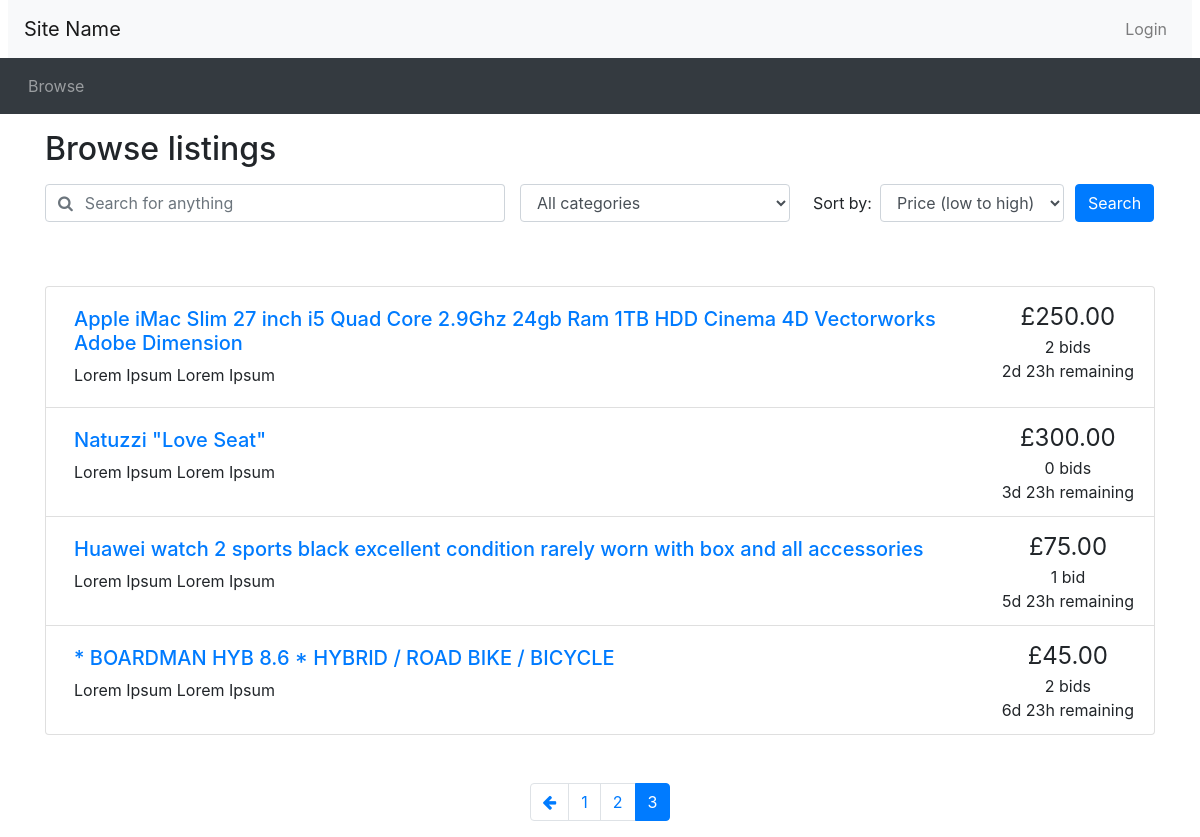
/browse.php?page=3, run on the app's committed database.
### tables this page shows
CREATE TABLE IF NOT EXISTS `listings` (
  `listing_id` int(11) NOT NULL AUTO_INCREMENT,
  `seller_id` int(11) DEFAULT NULL,
  `posttime` datetime NOT NULL,
  `endtime` datetime DEFAULT NULL,
  `itemdescription` text,
  `item_title` text,
  `finished` bit(1) DEFAULT NULL,
  `category` text,
  `reserveprice` decimal(10,2) DEFAULT NULL,
  `startprice` decimal(10,2) DEFAULT NULL,
  PRIMARY KEY (`listing_id`),
  KEY `seller_id` (`seller_id`)
);

### utilities.php (the view)
<?php
function display_time_remaining($interval) {
    if ($interval->days == 0 && $interval->h == 0) {
      $time_remaining = $interval->format('%im %Ss');
    }
    else if ($interval->days == 0) {
      $time_remaining = $interval->format('%hh %im');
    }
    else {
      $time_remaining = $interval->format('%ad %hh');
    }
  return $time_remaining;
}
function print_listing_li($item_id, $title, $desc, $price, $num_bids, $end_time)
{
  if (strlen($desc) > 250) {
    $desc_shortened = substr($desc, 0, 250) . '...';
  }
  else {
    $desc_shortened = $desc;
  }
  if ($num_bids == 1) {
    $bid = ' bid';
  }
  else {
    $bid = ' bids';
  }
  $now = new DateTime();
  if ($now > $end_time) {
    $time_remaining = 'This auction has ended';
  }
  else {
    $time_to_end = date_diff($now, $end_time);
    $time_remaining = display_time_remaining($time_to_end) . ' remaining';
  }
  echo('
    <li class="list-group-item d-flex justify-content-between">
    <div class="p-2 mr-5"><h5><a href="listing.php?item_id=' . $item_id . '">' . $title . '</a></h5>' . $desc_shortened . '</div>
    <div class="text-center text-nowrap"><span style="font-size: 1.5em">£' . number_format($price, 2) . '</span><br/>' . $num_bids . $bid . '<br/>' . $time_remaining . '</div>
  </li>'
  );
}
?>

### browse.php (shortened to what this page needs)
<?php include_once("header.php")?>
<?php require("utilities.php")?>
<div class="container">
<h2 class="my-3">Browse listings</h2>
<div id="searchSpecs">
<form method="get" action="browse.php">
  <div class="row">
    <div class="col-md-5 pr-0">
      <div class="form-group">
	    <div class="input-group">
          <div class="input-group-prepend">
            <span class="input-group-text bg-transparent pr-0 text-muted">
              <i class="fa fa-search"></i>
            </span>
          </div>
          <input type="text" class="form-control border-left-0" name="keyword" id="keyword" placeholder="Search for anything">
        </div>
      </div>
    </div>
    <div class="col-md-3 pr-0">
      <div class="form-group">
        <select class="form-control" id="cat" name="cat" >
          <option selected value="all">All categories</option>
        </select>
      </div>
    </div>
    <div class="col-md-3 pr-0">
      <div class="form-inline">
        <label class="mx-2" for="order_by">Sort by:</label>
        <select class="form-control" id="order_by" name="order_by">
          <option selected value="pricelow">Price (low to high)</option>
        </select>
      </div>
    </div>
    <div class="col-md-1 px-0">
      <button type="submit" class="btn btn-primary">Search</button>
    </div>
  </div>
</form>
</div>
</div>
<?php
	$results_per_page = 5;
	if (!isset($_GET['keyword']))
	{
		 $query = "SELECT DISTINCT listings.listing_id, listings.item_title, listings.itemdescription, bids.bidprice, listings.startprice, listings.endtime
FROM listings LEFT JOIN bids ON listings.listing_id=bids.listing_id WHERE item_title IS NOT NULL";
	}
	if (!isset($_GET['cat']))
	{
		 $query .= " AND category IS NOT NULL";
	}
	if (!isset($_GET['order_by']))
	{
		$query_ordered = $query . " ORDER BY listings.endtime LIMIT $results_per_page";
	}
	include 'opendb.php';
	$tmp = explode(" ",$query);
	$tmp[1] = "COUNT(DISTINCT listings.listing_id),";
	$tmp[2] = "";
	$num_query = implode(" ",$tmp);
	$num_result = mysqli_query($connection, $num_query)
			or die('Error making count query');
	$row = mysqli_fetch_array($num_result);
	$num_results = $row[0];
	$max_page = ceil($num_results / $results_per_page);
	if (!isset($_GET['page']))
		{
		$curr_page = 1;
		}
	else
	{
		if ($_GET['page'] == 1)
		{
			$curr_page = 1;
		}
		else
		{
			$curr_page = $_GET['page'];
			$offset = ($curr_page*$results_per_page)-$results_per_page;
			$query_ordered .= " OFFSET $offset";
		}
	}
?>
<div class="container mt-5">
<ul class="list-group">
<?php
	$result = mysqli_query($connection, $query_ordered)
		or die('Error making select users query');
	while ($row = mysqli_fetch_array($result))
	{
		$count_bid_query = "SELECT COUNT(*) FROM bids WHERE listing_id = {$row['listing_id']}";
		$count_bid_result = mysqli_query($connection, $count_bid_query)
			or die('Error making top bid query');
		$bid_count = mysqli_fetch_array($count_bid_result);
		if ($bid_count[0] == 0) {
			print_listing_li($row['listing_id'], $row['item_title'], $row['itemdescription'], $row['startprice'], $bid_count[0], date_create($row['endtime']));
		}
		else {
			$top_bid_query = "SELECT MAX(bidprice) FROM bids WHERE listing_id = {$row['listing_id']}";
			$top_bid_result = mysqli_query($connection, $top_bid_query)
				or die('Error making top bid query');
			$top_bid = mysqli_fetch_array($top_bid_result);
			print_listing_li($row['listing_id'], $row['item_title'], $row['itemdescription'], $top_bid[0], $bid_count[0], date_create($row['endtime']));
		}
	}
?>
</ul>
<nav aria-label="Search results pages" class="mt-5">
  <ul class="pagination justify-content-center">
<?php
  $querystring = "";
  $high_page_boost = max(3 - $curr_page, 0);
  $low_page_boost = max(2 - ($max_page - $curr_page), 0);
  $low_page = max(1, $curr_page - 2 - $low_page_boost);
  $high_page = min($max_page, $curr_page + 2 + $high_page_boost);
  if ($curr_page != 1) {
    echo('
    <li class="page-item">
      <a class="page-link" href="browse.php?' . $querystring . 'page=' . ($curr_page - 1) . '" aria-label="Previous">
        <span aria-hidden="true"><i class="fa fa-arrow-left"></i></span>
        <span class="sr-only">Previous</span>
      </a>
    </li>');
  }
  for ($i = $low_page; $i <= $high_page; $i++) {
    if ($i == $curr_page) {
      echo('
    <li class="page-item active">');
    }
    else {
      echo('
    <li class="page-item">');
    }
    echo('
      <a class="page-link" href="browse.php?' . $querystring . 'page=' . $i . '">' . $i . '</a>
    </li>');
  }
?>
  </ul>
</nav>
</div>
<?php include_once("footer.php")?>

### data on the page
listings: item_title "Apple iMac Slim 27 inch i5 Quad Core 2.9Ghz 24gb Ram 1TB HDD Cinema 4D Vectorworks Adobe Dimension", itemdescription "Lorem Ipsum Lorem Ipsum", price "250.00", num_bids "2", bid "bids", time_remaining "2d 23h remaining"
listings: item_title "Natuzzi \"Love Seat\"", itemdescription "Lorem Ipsum Lorem Ipsum", startprice "300.00", num_bids "0", bid "bids", time_remaining "3d 23h remaining"
listings: item_title "Huawei watch 2 sports black excellent condition rarely worn with box and all accessories", itemdescription "Lorem Ipsum Lorem Ipsum", price "75.00", num_bids "1", bid "bid", time_remaining "5d 23h remaining"
listings: item_title "* BOARDMAN HYB 8.6 * HYBRID / ROAD BIKE / BICYCLE", itemdescription "Lorem Ipsum Lorem Ipsum", price "45.00", num_bids "2", bid "bids", time_remaining "6d 23h remaining"
